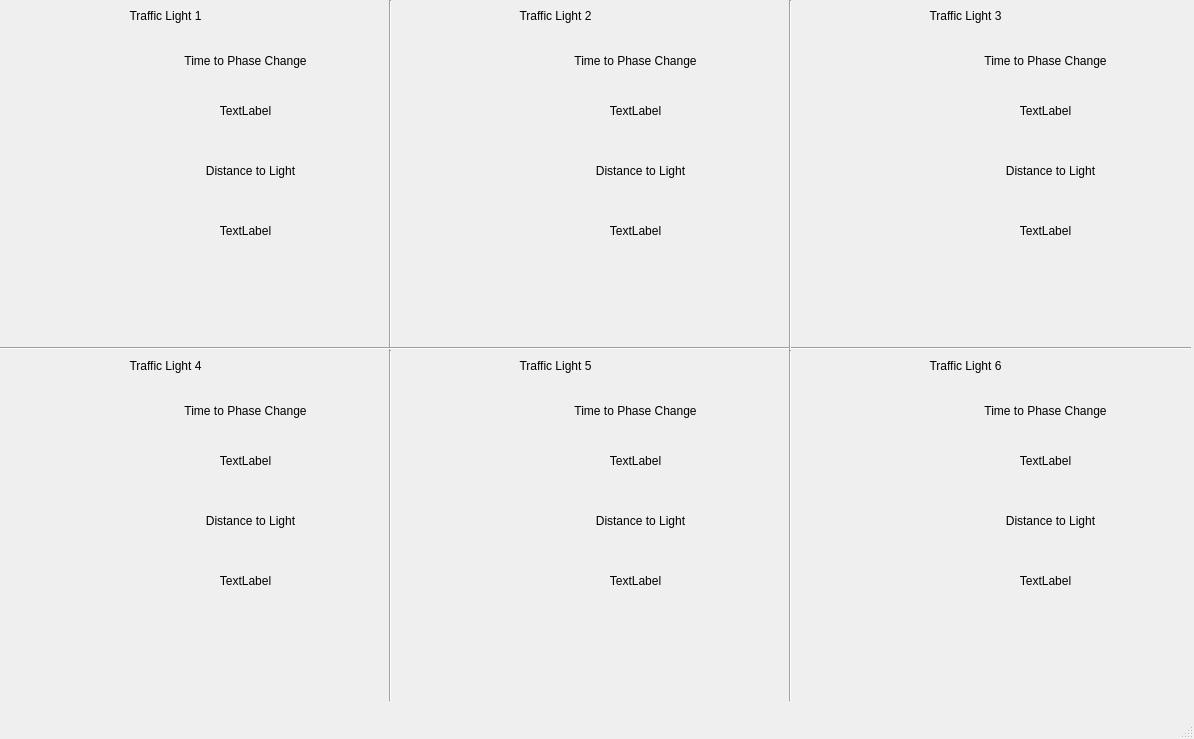
<?xml version="1.0" encoding="UTF-8"?>
<ui version="4.0">
 <class>MainWindow</class>
 <widget class="QMainWindow" name="MainWindow">
  <property name="geometry">
   <rect>
    <x>0</x>
    <y>0</y>
    <width>1194</width>
    <height>739</height>
   </rect>
  </property>
  <property name="windowTitle">
   <string>MainWindow</string>
  </property>
  <widget class="QWidget" name="centralwidget">
   <widget class="QLabel" name="countdown">
    <property name="geometry">
     <rect>
      <x>210</x>
      <y>90</y>
      <width>71</width>
      <height>41</height>
     </rect>
    </property>
    <property name="text">
     <string>TextLabel</string>
    </property>
    <property name="scaledContents">
     <bool>false</bool>
    </property>
    <property name="alignment">
     <set>Qt::AlignCenter</set>
    </property>
   </widget>
   <widget class="QWidget" name="tl_widget" native="true">
    <property name="geometry">
     <rect>
      <x>10</x>
      <y>50</y>
      <width>101</width>
      <height>291</height>
     </rect>
    </property>
    <property name="sizePolicy">
     <sizepolicy hsizetype="Maximum" vsizetype="Maximum">
      <horstretch>0</horstretch>
      <verstretch>0</verstretch>
     </sizepolicy>
    </property>
   </widget>
   <widget class="QLabel" name="label_1_1">
    <property name="geometry">
     <rect>
      <x>110</x>
      <y>40</y>
      <width>271</width>
      <height>41</height>
     </rect>
    </property>
    <property name="text">
     <string>Time to Phase Change</string>
    </property>
    <property name="alignment">
     <set>Qt::AlignCenter</set>
    </property>
   </widget>
   <widget class="QLabel" name="label_1_2">
    <property name="geometry">
     <rect>
      <x>150</x>
      <y>150</y>
      <width>201</width>
      <height>41</height>
     </rect>
    </property>
    <property name="text">
     <string>Distance to Light</string>
    </property>
    <property name="alignment">
     <set>Qt::AlignCenter</set>
    </property>
   </widget>
   <widget class="QLabel" name="d2light">
    <property name="geometry">
     <rect>
      <x>210</x>
      <y>210</y>
      <width>71</width>
      <height>41</height>
     </rect>
    </property>
    <property name="text">
     <string>TextLabel</string>
    </property>
    <property name="alignment">
     <set>Qt::AlignCenter</set>
    </property>
   </widget>
   <widget class="QLabel" name="title1">
    <property name="geometry">
     <rect>
      <x>60</x>
      <y>-10</y>
      <width>211</width>
      <height>51</height>
     </rect>
    </property>
    <property name="text">
     <string>Traffic Light 1</string>
    </property>
    <property name="alignment">
     <set>Qt::AlignCenter</set>
    </property>
   </widget>
   <widget class="Line" name="line">
    <property name="geometry">
     <rect>
      <x>380</x>
      <y>0</y>
      <width>20</width>
      <height>351</height>
     </rect>
    </property>
    <property name="orientation">
     <enum>Qt::Vertical</enum>
    </property>
   </widget>
   <widget class="Line" name="line_2">
    <property name="geometry">
     <rect>
      <x>0</x>
      <y>340</y>
      <width>1191</width>
      <height>16</height>
     </rect>
    </property>
    <property name="orientation">
     <enum>Qt::Horizontal</enum>
    </property>
   </widget>
   <widget class="QLabel" name="label_2_1">
    <property name="geometry">
     <rect>
      <x>500</x>
      <y>40</y>
      <width>271</width>
      <height>41</height>
     </rect>
    </property>
    <property name="text">
     <string>Time to Phase Change</string>
    </property>
    <property name="alignment">
     <set>Qt::AlignCenter</set>
    </property>
   </widget>
   <widget class="QLabel" name="d2light_2">
    <property name="geometry">
     <rect>
      <x>600</x>
      <y>210</y>
      <width>71</width>
      <height>41</height>
     </rect>
    </property>
    <property name="text">
     <string>TextLabel</string>
    </property>
    <property name="alignment">
     <set>Qt::AlignCenter</set>
    </property>
   </widget>
   <widget class="QLabel" name="countdown_2">
    <property name="geometry">
     <rect>
      <x>600</x>
      <y>90</y>
      <width>71</width>
      <height>41</height>
     </rect>
    </property>
    <property name="text">
     <string>TextLabel</string>
    </property>
    <property name="scaledContents">
     <bool>false</bool>
    </property>
    <property name="alignment">
     <set>Qt::AlignCenter</set>
    </property>
   </widget>
   <widget class="QWidget" name="tl_widget_2" native="true">
    <property name="geometry">
     <rect>
      <x>400</x>
      <y>50</y>
      <width>101</width>
      <height>291</height>
     </rect>
    </property>
    <property name="sizePolicy">
     <sizepolicy hsizetype="Maximum" vsizetype="Maximum">
      <horstretch>0</horstretch>
      <verstretch>0</verstretch>
     </sizepolicy>
    </property>
   </widget>
   <widget class="QLabel" name="label_2_2">
    <property name="geometry">
     <rect>
      <x>540</x>
      <y>150</y>
      <width>201</width>
      <height>41</height>
     </rect>
    </property>
    <property name="text">
     <string>Distance to Light</string>
    </property>
    <property name="alignment">
     <set>Qt::AlignCenter</set>
    </property>
   </widget>
   <widget class="QLabel" name="title2">
    <property name="geometry">
     <rect>
      <x>450</x>
      <y>-10</y>
      <width>211</width>
      <height>51</height>
     </rect>
    </property>
    <property name="text">
     <string>Traffic Light 2</string>
    </property>
    <property name="alignment">
     <set>Qt::AlignCenter</set>
    </property>
   </widget>
   <widget class="QLabel" name="label_3_1">
    <property name="geometry">
     <rect>
      <x>910</x>
      <y>40</y>
      <width>271</width>
      <height>41</height>
     </rect>
    </property>
    <property name="text">
     <string>Time to Phase Change</string>
    </property>
    <property name="alignment">
     <set>Qt::AlignCenter</set>
    </property>
   </widget>
   <widget class="QLabel" name="d2light_3">
    <property name="geometry">
     <rect>
      <x>1010</x>
      <y>210</y>
      <width>71</width>
      <height>41</height>
     </rect>
    </property>
    <property name="text">
     <string>TextLabel</string>
    </property>
    <property name="alignment">
     <set>Qt::AlignCenter</set>
    </property>
   </widget>
   <widget class="QLabel" name="countdown_3">
    <property name="geometry">
     <rect>
      <x>1010</x>
      <y>90</y>
      <width>71</width>
      <height>41</height>
     </rect>
    </property>
    <property name="text">
     <string>TextLabel</string>
    </property>
    <property name="scaledContents">
     <bool>false</bool>
    </property>
    <property name="alignment">
     <set>Qt::AlignCenter</set>
    </property>
   </widget>
   <widget class="QWidget" name="tl_widget_3" native="true">
    <property name="geometry">
     <rect>
      <x>810</x>
      <y>50</y>
      <width>101</width>
      <height>291</height>
     </rect>
    </property>
    <property name="sizePolicy">
     <sizepolicy hsizetype="Maximum" vsizetype="Maximum">
      <horstretch>0</horstretch>
      <verstretch>0</verstretch>
     </sizepolicy>
    </property>
   </widget>
   <widget class="QLabel" name="label_3_2">
    <property name="geometry">
     <rect>
      <x>950</x>
      <y>150</y>
      <width>201</width>
      <height>41</height>
     </rect>
    </property>
    <property name="text">
     <string>Distance to Light</string>
    </property>
    <property name="alignment">
     <set>Qt::AlignCenter</set>
    </property>
   </widget>
   <widget class="QLabel" name="title3">
    <property name="geometry">
     <rect>
      <x>860</x>
      <y>-10</y>
      <width>211</width>
      <height>51</height>
     </rect>
    </property>
    <property name="text">
     <string>Traffic Light 3</string>
    </property>
    <property name="alignment">
     <set>Qt::AlignCenter</set>
    </property>
   </widget>
   <widget class="Line" name="line_3">
    <property name="geometry">
     <rect>
      <x>780</x>
      <y>0</y>
      <width>20</width>
      <height>351</height>
     </rect>
    </property>
    <property name="orientation">
     <enum>Qt::Vertical</enum>
    </property>
   </widget>
   <widget class="QLabel" name="d2light_4">
    <property name="geometry">
     <rect>
      <x>210</x>
      <y>560</y>
      <width>71</width>
      <height>41</height>
     </rect>
    </property>
    <property name="text">
     <string>TextLabel</string>
    </property>
    <property name="alignment">
     <set>Qt::AlignCenter</set>
    </property>
   </widget>
   <widget class="QLabel" name="label_5_2">
    <property name="geometry">
     <rect>
      <x>540</x>
      <y>500</y>
      <width>201</width>
      <height>41</height>
     </rect>
    </property>
    <property name="text">
     <string>Distance to Light</string>
    </property>
    <property name="alignment">
     <set>Qt::AlignCenter</set>
    </property>
   </widget>
   <widget class="QLabel" name="label_6_2">
    <property name="geometry">
     <rect>
      <x>950</x>
      <y>500</y>
      <width>201</width>
      <height>41</height>
     </rect>
    </property>
    <property name="text">
     <string>Distance to Light</string>
    </property>
    <property name="alignment">
     <set>Qt::AlignCenter</set>
    </property>
   </widget>
   <widget class="QWidget" name="tl_widget_5" native="true">
    <property name="geometry">
     <rect>
      <x>400</x>
      <y>400</y>
      <width>101</width>
      <height>291</height>
     </rect>
    </property>
    <property name="sizePolicy">
     <sizepolicy hsizetype="Maximum" vsizetype="Maximum">
      <horstretch>0</horstretch>
      <verstretch>0</verstretch>
     </sizepolicy>
    </property>
   </widget>
   <widget class="QLabel" name="label_5_1">
    <property name="geometry">
     <rect>
      <x>500</x>
      <y>390</y>
      <width>271</width>
      <height>41</height>
     </rect>
    </property>
    <property name="text">
     <string>Time to Phase Change</string>
    </property>
    <property name="alignment">
     <set>Qt::AlignCenter</set>
    </property>
   </widget>
   <widget class="QWidget" name="tl_widget_6" native="true">
    <property name="geometry">
     <rect>
      <x>810</x>
      <y>400</y>
      <width>101</width>
      <height>291</height>
     </rect>
    </property>
    <property name="sizePolicy">
     <sizepolicy hsizetype="Maximum" vsizetype="Maximum">
      <horstretch>0</horstretch>
      <verstretch>0</verstretch>
     </sizepolicy>
    </property>
   </widget>
   <widget class="QLabel" name="label_4_2">
    <property name="geometry">
     <rect>
      <x>150</x>
      <y>500</y>
      <width>201</width>
      <height>41</height>
     </rect>
    </property>
    <property name="text">
     <string>Distance to Light</string>
    </property>
    <property name="alignment">
     <set>Qt::AlignCenter</set>
    </property>
   </widget>
   <widget class="QLabel" name="countdown_5">
    <property name="geometry">
     <rect>
      <x>600</x>
      <y>440</y>
      <width>71</width>
      <height>41</height>
     </rect>
    </property>
    <property name="text">
     <string>TextLabel</string>
    </property>
    <property name="scaledContents">
     <bool>false</bool>
    </property>
    <property name="alignment">
     <set>Qt::AlignCenter</set>
    </property>
   </widget>
   <widget class="QLabel" name="label_4_1">
    <property name="geometry">
     <rect>
      <x>110</x>
      <y>390</y>
      <width>271</width>
      <height>41</height>
     </rect>
    </property>
    <property name="text">
     <string>Time to Phase Change</string>
    </property>
    <property name="alignment">
     <set>Qt::AlignCenter</set>
    </property>
   </widget>
   <widget class="QWidget" name="tl_widget_4" native="true">
    <property name="geometry">
     <rect>
      <x>10</x>
      <y>400</y>
      <width>101</width>
      <height>291</height>
     </rect>
    </property>
    <property name="sizePolicy">
     <sizepolicy hsizetype="Maximum" vsizetype="Maximum">
      <horstretch>0</horstretch>
      <verstretch>0</verstretch>
     </sizepolicy>
    </property>
   </widget>
   <widget class="QLabel" name="countdown_6">
    <property name="geometry">
     <rect>
      <x>1010</x>
      <y>440</y>
      <width>71</width>
      <height>41</height>
     </rect>
    </property>
    <property name="text">
     <string>TextLabel</string>
    </property>
    <property name="scaledContents">
     <bool>false</bool>
    </property>
    <property name="alignment">
     <set>Qt::AlignCenter</set>
    </property>
   </widget>
   <widget class="Line" name="line_4">
    <property name="geometry">
     <rect>
      <x>780</x>
      <y>350</y>
      <width>20</width>
      <height>351</height>
     </rect>
    </property>
    <property name="orientation">
     <enum>Qt::Vertical</enum>
    </property>
   </widget>
   <widget class="QLabel" name="title5">
    <property name="geometry">
     <rect>
      <x>450</x>
      <y>340</y>
      <width>211</width>
      <height>51</height>
     </rect>
    </property>
    <property name="text">
     <string>Traffic Light 5</string>
    </property>
    <property name="alignment">
     <set>Qt::AlignCenter</set>
    </property>
   </widget>
   <widget class="QLabel" name="label_6_1">
    <property name="geometry">
     <rect>
      <x>910</x>
      <y>390</y>
      <width>271</width>
      <height>41</height>
     </rect>
    </property>
    <property name="text">
     <string>Time to Phase Change</string>
    </property>
    <property name="alignment">
     <set>Qt::AlignCenter</set>
    </property>
   </widget>
   <widget class="QLabel" name="countdown_4">
    <property name="geometry">
     <rect>
      <x>210</x>
      <y>440</y>
      <width>71</width>
      <height>41</height>
     </rect>
    </property>
    <property name="text">
     <string>TextLabel</string>
    </property>
    <property name="scaledContents">
     <bool>false</bool>
    </property>
    <property name="alignment">
     <set>Qt::AlignCenter</set>
    </property>
   </widget>
   <widget class="QLabel" name="title6">
    <property name="geometry">
     <rect>
      <x>860</x>
      <y>340</y>
      <width>211</width>
      <height>51</height>
     </rect>
    </property>
    <property name="text">
     <string>Traffic Light 6</string>
    </property>
    <property name="alignment">
     <set>Qt::AlignCenter</set>
    </property>
   </widget>
   <widget class="QLabel" name="d2light_6">
    <property name="geometry">
     <rect>
      <x>1010</x>
      <y>560</y>
      <width>71</width>
      <height>41</height>
     </rect>
    </property>
    <property name="text">
     <string>TextLabel</string>
    </property>
    <property name="alignment">
     <set>Qt::AlignCenter</set>
    </property>
   </widget>
   <widget class="Line" name="line_5">
    <property name="geometry">
     <rect>
      <x>380</x>
      <y>350</y>
      <width>20</width>
      <height>351</height>
     </rect>
    </property>
    <property name="orientation">
     <enum>Qt::Vertical</enum>
    </property>
   </widget>
   <widget class="QLabel" name="title4">
    <property name="geometry">
     <rect>
      <x>60</x>
      <y>340</y>
      <width>211</width>
      <height>51</height>
     </rect>
    </property>
    <property name="text">
     <string>Traffic Light 4</string>
    </property>
    <property name="alignment">
     <set>Qt::AlignCenter</set>
    </property>
   </widget>
   <widget class="QLabel" name="d2light_5">
    <property name="geometry">
     <rect>
      <x>600</x>
      <y>560</y>
      <width>71</width>
      <height>41</height>
     </rect>
    </property>
    <property name="text">
     <string>TextLabel</string>
    </property>
    <property name="alignment">
     <set>Qt::AlignCenter</set>
    </property>
   </widget>
  </widget>
  <widget class="QMenuBar" name="menubar">
   <property name="geometry">
    <rect>
     <x>0</x>
     <y>0</y>
     <width>1194</width>
     <height>21</height>
    </rect>
   </property>
  </widget>
  <widget class="QStatusBar" name="statusbar"/>
 </widget>
 <resources/>
 <connections/>
</ui>
